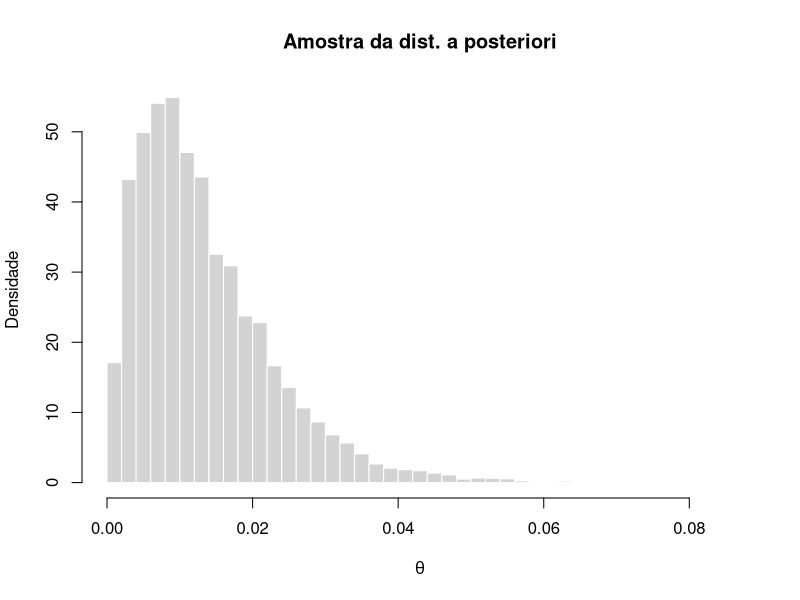
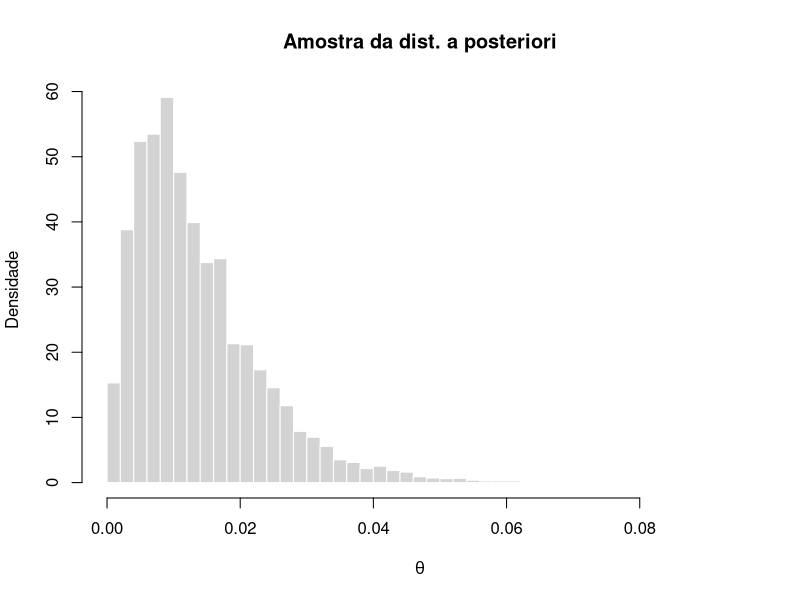

The R script that drew these images, in order:
## ----metodo-rejeicao, eval=TRUE, echo=TRUE, warning=FALSE, message=FALSE--------------------

metodo_rejeicao <- function(x, alpha, gamma, lambda, j = 0){
  repeat{
    j <- j + 1
# 1. Gerar de theta candidado de p e u de U(0,1)
  u <- runif(n = 1, 0, 1)
  theta_cand <- rbeta(
    n = 1, shape1 = x + alpha, shape2 = gamma)
# 2. Aceita theta candidato se u menor ou igual g/cp  
    if (u <= exp(-lambda * theta_cand))
      return(c(theta_cand, j))
  }
}



## ----metodo-rejeicao2, eval=TRUE, echo=TRUE, warning=FALSE, message=FALSE-------------------

M_alvo <- 10000 # Número de amostras
theta <- c()
M_gerados <- c()

# Loop
for (i in 1:M_alvo){
  aux <- metodo_rejeicao(x = 1, alpha = 1,
                         gamma = 49, lambda = 100)
  theta[i] <- aux[1]
  M_gerados[i] <- aux[2]
}

taxa_aceita <- M_alvo/sum(M_gerados)
taxa_aceita



## ----metodo-rejeicao3, eval=TRUE, echo=FALSE, warning=FALSE, message=FALSE, out.width="95%", fig.align='center'----

hist(theta, breaks = 40,
     probability = TRUE, border = "white",
     xlab = expression(theta), ylab = "Densidade",
     main = "Amostra da dist. a posteriori")

mean(theta)
mean(theta > 0.05)
quantile(theta, probs = c(0.025, 0.975))

## ----amostragem-importancia, eval=TRUE, echo=TRUE, warning=FALSE, message=FALSE-------------

amostragem_importancia <- function(x, alpha, gamma, lambda, M = 1000){

  # 1. Gerar de theta de p
  theta <- rbeta(n = M, shape1 = x + alpha, shape2 = gamma)
  # 2. Calcula pesos de importância
  w.theta <- exp(-lambda * theta)
  # 3. Estimativa da média a posteriori
  media_post <- weighted.mean(x = theta, w = w.theta)
  return(media_post)
}

amostragem_importancia(x = 1, alpha = 1,
                       gamma = 49, lambda = 100, M = 10000)


## ----sir, eval=TRUE, echo=TRUE, warning=FALSE, message=FALSE--------------------------------

amostragem_sir <- function(x, alpha, gamma, lambda, M = 1000){

  # 1. Gerar de theta de p(theta)
  theta <- rbeta(n = M, shape1 = x + alpha, shape2 = gamma)
  # 2. Calcula pesos de importância
  w.theta <- exp(-lambda * theta)
  # 3. Converte pesos em probabilidades
  p <- w.theta/sum(w.theta)
  # 4. Reamostra theta de acordo com p
  ind <- sample(x = 1:M, size = M, replace = TRUE, prob = p)
  theta_s <- theta[ind]
  return(theta_s)
}

theta_estrela <- amostragem_sir(x = 1, alpha = 1,
                     gamma = 49, lambda = 100, M = 10000)


## ----sir2, eval=TRUE, echo=FALSE, warning=FALSE, message=FALSE, out.width="95%", fig.align='center'----

hist(theta_estrela, breaks = 40,
     probability = TRUE, border = "white",
     xlab = expression(theta), ylab = "Densidade",
     main = "Amostra da dist. a posteriori")


